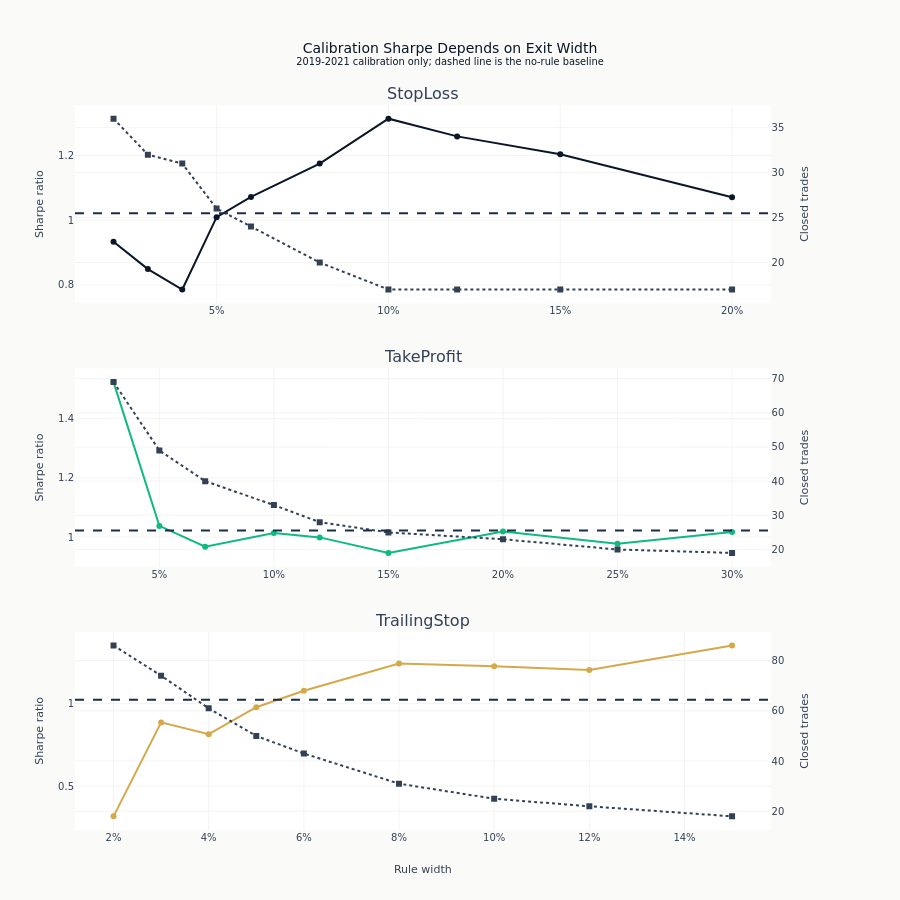

This figure's notebook cell:
### Code cell
fig = make_subplots(
    rows=3,
    cols=1,
    specs=[[{"secondary_y": True}] for _ in range(3)],
    subplot_titles=["StopLoss", "TakeProfit", "TrailingStop"],
    vertical_spacing=0.09,
)
for row, (sweep, name, color) in enumerate(
    [
        (sl_results, "StopLoss", COLORS["blue"]),
        (tp_results, "TakeProfit", COLORS["positive"]),
        (trail_results, "TrailingStop", COLORS["amber"]),
    ],
    start=1,
):
    add_sweep_panel(fig, row, sweep, name, color)
    fig.update_xaxes(
        title_text="Rule width" if row == 3 else None, tickformat=".0%", row=row, col=1
    )
    fig.update_yaxes(title_text="Sharpe ratio", secondary_y=False, row=row, col=1)
    fig.update_yaxes(title_text="Closed trades", secondary_y=True, row=row, col=1)
fig.update_layout(
    height=900,
    margin={"l": 75, "r": 85, "t": 105, "b": 70},
    title=(
        "Calibration Sharpe Depends on Exit Width"
        "<br><sup>2019-2021 calibration only; dashed line is the no-rule baseline</sup>"
    ),
    showlegend=False,
)
show_plotly_with_alt(
    fig,
    "Sharpe and trade count against threshold for each of the three one-dimensional sweeps, showing how each rule's parameter trades performance against how often it fires.",
)

### Figure 1 — Plotly figure (JSON) as saved in the notebook; plotly's stock layout.template omitted (floating-point values rounded to 4 significant figures)
{"data": [{"line": {"color": "#0a1628"}, "mode": "lines+markers", "name": "StopLoss Sharpe", "type": "scatter", "x": [0.02, 0.03, 0.04, 0.05, 0.06, 0.08, 0.1, 0.12, 0.15, 0.2], "xaxis": "x", "y": [0.9333, 0.8486, 0.7854, 1.009, 1.072, 1.175, 1.314, 1.259, 1.204, 1.071], "yaxis": "y"}, {"line": {"color": "#334155", "dash": "dot"}, "marker": {"symbol": "square"}, "mode": "lines+markers", "name": "StopLoss closed trades", "type": "scatter", "x": [0.02, 0.03, 0.04, 0.05, 0.06, 0.08, 0.1, 0.12, 0.15, 0.2], "xaxis": "x", "y": [36, 32, 31, 26, 24, 20, 17, 17, 17, 17], "yaxis": "y2"}, {"line": {"color": "#10b981"}, "mode": "lines+markers", "name": "TakeProfit Sharpe", "type": "scatter", "x": [0.03, 0.05, 0.07, 0.1, 0.12, 0.15, 0.2, 0.25, 0.3], "xaxis": "x2", "y": [1.524, 1.038, 0.9671, 1.013, 0.9987, 0.9462, 1.018, 0.9769, 1.017], "yaxis": "y3"}, {"line": {"color": "#334155", "dash": "dot"}, "marker": {"symbol": "square"}, "mode": "lines+markers", "name": "TakeProfit closed trades", "type": "scatter", "x": [0.03, 0.05, 0.07, 0.1, 0.12, 0.15, 0.2, 0.25, 0.3], "xaxis": "x2", "y": [69, 49, 40, 33, 28, 25, 23, 20, 19], "yaxis": "y4"}, {"line": {"color": "#D4A84B"}, "mode": "lines+markers", "name": "TrailingStop Sharpe", "type": "scatter", "x": [0.02, 0.03, 0.04, 0.05, 0.06, 0.08, 0.1, 0.12, 0.15], "xaxis": "x3", "y": [0.3176, 0.8851, 0.814, 0.977, 1.077, 1.241, 1.225, 1.201, 1.35], "yaxis": "y5"}, {"line": {"color": "#334155", "dash": "dot"}, "marker": {"symbol": "square"}, "mode": "lines+markers", "name": "TrailingStop closed trades", "type": "scatter", "x": [0.02, 0.03, 0.04, 0.05, 0.06, 0.08, 0.1, 0.12, 0.15], "xaxis": "x3", "y": [86, 74, 61, 50, 43, 31, 25, 22, 18], "yaxis": "y6"}], "layout": {"annotations": [{"font": {"size": 16}, "showarrow": false, "text": "StopLoss", "x": 0.47, "xanchor": "center", "xref": "paper", "y": 1.0, "yanchor": "bottom", "yref": "paper"}, {"font": {"size": 16}, "showarrow": false, "text": "TakeProfit", "x": 0.47, "xanchor": "center", "xref": "paper", "y": 0.6367, "yanchor": "bottom", "yref": "paper"}, {"font": {"size": 16}, "showarrow": false, "text": "TrailingStop", "x": 0.47, "xanchor": "center", "xref": "paper", "y": 0.2733, "yanchor": "bottom", "yref": "paper"}], "height": 900, "margin": {"b": 70, "l": 75, "r": 85, "t": 105}, "shapes": [{"line": {"color": "#1a2d4a", "dash": "dash"}, "type": "line", "x0": 0, "x1": 1, "xref": "x domain", "y0": 1.022, "y1": 1.022, "yref": "y"}, {"line": {"color": "#1a2d4a", "dash": "dash"}, "type": "line", "x0": 0, "x1": 1, "xref": "x2 domain", "y0": 1.022, "y1": 1.022, "yref": "y3"}, {"line": {"color": "#1a2d4a", "dash": "dash"}, "type": "line", "x0": 0, "x1": 1, "xref": "x3 domain", "y0": 1.022, "y1": 1.022, "yref": "y5"}], "showlegend": false, "title": {"text": "Calibration Sharpe Depends on Exit Width<br><sup>2019-2021 calibration only; dashed line is the no-rule baseline</sup>"}, "xaxis": {"anchor": "y", "domain": [0.0, 0.94], "tickformat": ".0%"}, "xaxis2": {"anchor": "y3", "domain": [0.0, 0.94], "tickformat": ".0%"}, "xaxis3": {"anchor": "y5", "domain": [0.0, 0.94], "tickformat": ".0%", "title": {"text": "Rule width"}}, "yaxis": {"anchor": "x", "domain": [0.7267, 1.0], "title": {"text": "Sharpe ratio"}}, "yaxis2": {"anchor": "x", "overlaying": "y", "side": "right", "title": {"text": "Closed trades"}}, "yaxis3": {"anchor": "x2", "domain": [0.3633, 0.6367], "title": {"text": "Sharpe ratio"}}, "yaxis4": {"anchor": "x2", "overlaying": "y3", "side": "right", "title": {"text": "Closed trades"}}, "yaxis5": {"anchor": "x3", "domain": [0.0, 0.2733], "title": {"text": "Sharpe ratio"}}, "yaxis6": {"anchor": "x3", "overlaying": "y5", "side": "right", "title": {"text": "Closed trades"}}}}
